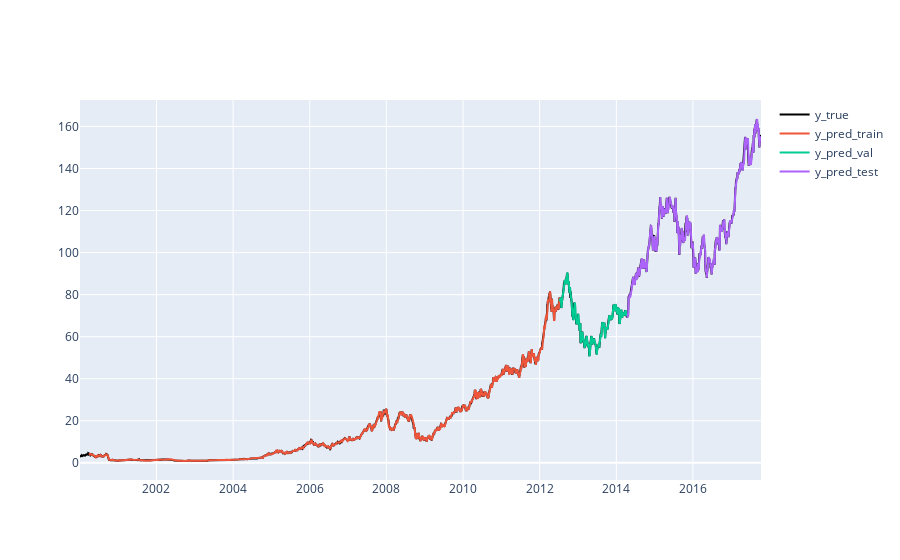

Write notebook code for a chart like this one.
### Code cell
symbol = "aapl"
stock = StockData(symbol, dates, transformation=NormalizationCurrentDay())
stock.inference(model_Conv1D)

stock_evaluator = Evaluator()
stock_evaluator.evaluate(pd.Series(stock.y_pred['test'].flatten()), pd.Series(stock.y_true['test'].flatten()))
print(stock_evaluator.metrics)

stock.plot()

### Figure 1 — Plotly figure (JSON) as saved in the notebook; plotly's stock layout.template omitted (floating-point values rounded to 4 significant figures; data arrays with more than 128 entries replaced by an {"elided": "..."} marker saying what was removed)
{"data": [{"line": {"color": "black", "width": 2}, "name": "y_true", "type": "scatter", "x": {"elided": "4471 str values"}, "y": {"elided": "4471 float values"}}, {"name": "y_pred_train", "type": "scatter", "x": {"elided": "3088 str values"}, "y": {"elided": "3088 float values"}}, {"name": "y_pred_val", "type": "scatter", "x": {"elided": "441 str values"}, "y": {"elided": "441 float values"}}, {"name": "y_pred_test", "type": "scatter", "x": {"elided": "882 str values"}, "y": {"elided": "882 float values"}}], "layout": {}}
